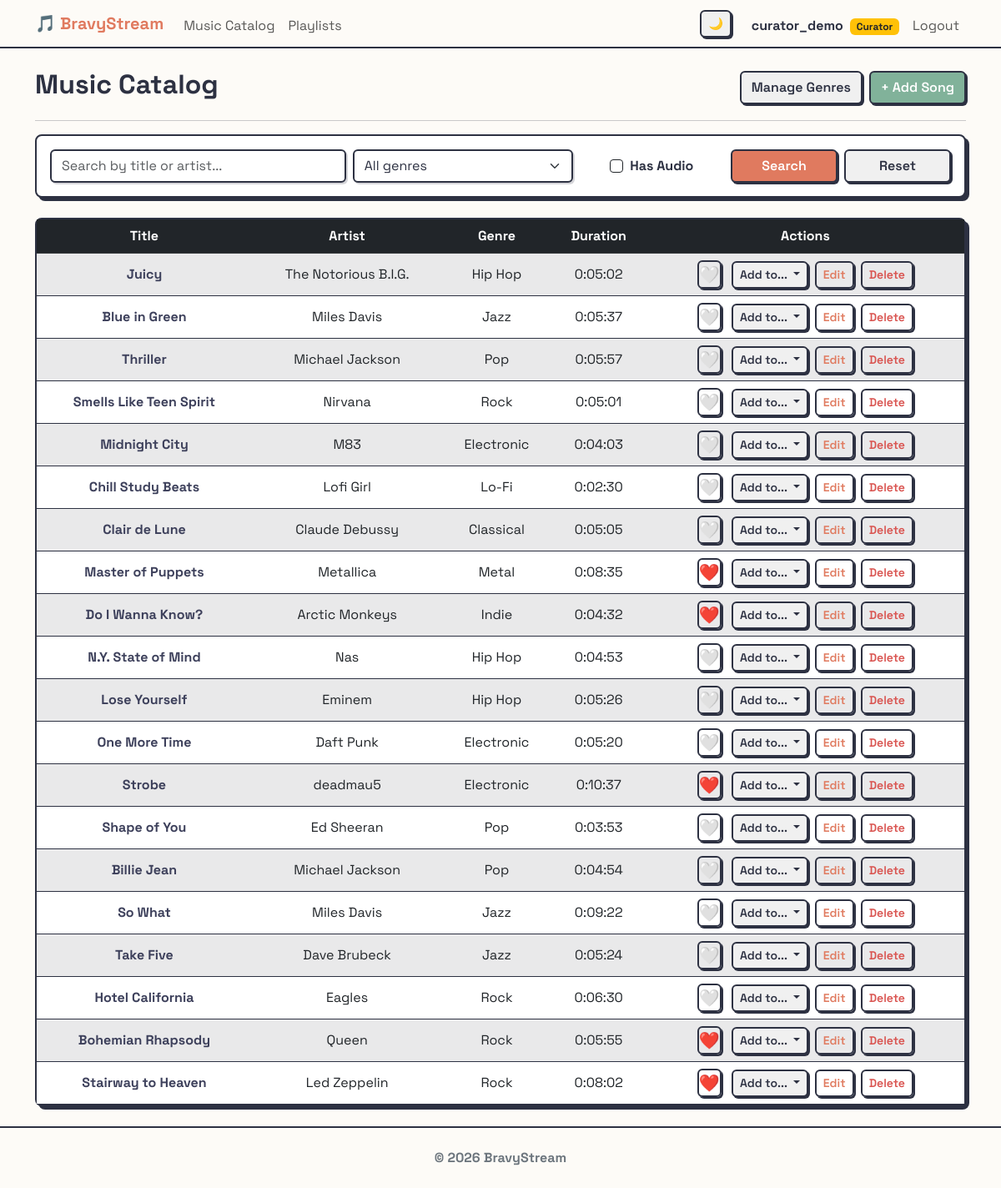
The page /music/songs/ (signed in) on the database its author committed.
### users/models.py (models this page shows, shortened)
class CustomUser(AbstractUser):
    ROLE_CHOICES = (
        ('listener', 'Listener'),
        ('curator', 'Curator'),
        ('moderator', 'Moderator'),
    )
    role = models.CharField(max_length=20, choices=ROLE_CHOICES, default='listener')
    birth_date = models.DateField(null=True, blank=True)
    friends = models.ManyToManyField('self', blank=True)
    ICON_CHOICES = [
        ('👤', '👤'),
        ('🐶', '🐶'),
        ('🐱', '🐱'),
        ('🦊', '🦊'),
        ('🐯', '🐯'),
        ('🐼', '🐼'),
        ('🐰', '🐰'),
        ('👽', '👽'),
        ('🤖', '🤖'),
        ('👻', '👻'),
        ('🤠', '🤠'),
    ]
    profile_icon = models.CharField(max_length=10, choices=ICON_CHOICES, default='👤')
    @property
    def pending_friend_requests_count(self):
        return self.received_requests.filter(is_accepted=False).count()

### music/models.py (models this page shows, shortened)
class Song(models.Model):
    title = models.CharField(max_length=200)
    artist = models.CharField(max_length=200)
    genre = models.ForeignKey(
        Genre,
        on_delete=models.CASCADE,
        related_name='songs',
    )
    duration = models.DurationField()
    audio_file = models.FileField(
        upload_to='songs/',
        blank=True,
        null=True,
        validators=[FileExtensionValidator(allowed_extensions=['mp3', 'wav', 'ogg', 'flac', 'aac', 'm4a'])]
    )
    likes = models.ManyToManyField(settings.AUTH_USER_MODEL, related_name='liked_songs', blank=True)
    created_at = models.DateTimeField(auto_now_add=True)
    class Meta:
        ordering = ['-created_at', 'id']

class Genre(models.Model):
    name = models.CharField(max_length=100, unique=True)
    description = models.TextField(blank=True, null=True)
    def __str__(self):
        return self.name

### music/views.py (the view)
# urls.py: path('songs/', SongListView.as_view(), name='song_list'),
class SongListView(LoginRequiredMixin, ListView):
    model = Song
    template_name = 'music/song_list.html'
    def get_queryset(self):
        queryset = super().get_queryset()
        q = self.request.GET.get('q', '')
        genre_id = self.request.GET.get('genre', '')
        has_audio = self.request.GET.get('has_audio') == 'on'
        if q:
            queryset = queryset.filter(
                Q(title__icontains=q) | Q(artist__icontains=q)
            )
        if genre_id:
            queryset = queryset.filter(genre_id=genre_id)
        if has_audio:
            queryset = queryset.exclude(Q(audio_file='') | Q(audio_file__isnull=True))
        return queryset
    def get_context_data(self, **kwargs):
        context = super().get_context_data(**kwargs)
        context['genres'] = Genre.objects.all()
        current_genre_id = self.request.GET.get('genre', '')
        context['current_q'] = self.request.GET.get('q', '')
        context['current_genre'] = current_genre_id
        context['current_has_audio'] = self.request.GET.get('has_audio') == 'on'
        if current_genre_id:
            try:
                context['current_genre_obj'] = Genre.objects.get(id=current_genre_id)
            except Genre.DoesNotExist:
                pass
        return context

### music/templatetags/music_extras.py (called while the page is built)
@register.filter
def available_playlists(user, song):
    if not user.is_authenticated:
        return []
    return user.playlists.exclude(songs=song)

### templates/music/song_list.html (shortened to what this page needs)
{% extends 'base_music.html' %}
{% load music_extras %}
{% block music_content %}
<div class="d-flex justify-content-between align-items-center">
    <h2>Music Catalog</h2>
    {% if user.role == 'curator' or user.is_superuser %}
        <div class="d-flex gap-2">
            <a href="{% url 'music:genre_list' %}" class="btn btn-outline-secondary">Manage Genres</a>
            <a href="{% url 'music:song_create' %}" class="btn btn-success">+ Add Song</a>
        </div>
    {% endif %}
</div>
<hr>
<div class="neo-card p-3 mb-4">
    <form method="get" action="{% url 'music:song_list' %}" class="row g-2 align-items-center">
        <div class="col-md-4">
            <input type="text" name="q" class="form-control" placeholder="Search by title or artist..." value="{{ current_q }}">
        </div>
        <div class="col-md-3">
            <select name="genre" class="form-select">
                <option value="">All genres</option>
            </select>
        </div>
        <div class="col-md-2 d-flex align-items-center justify-content-center">
            <div class="form-check mb-0">
                <input class="form-check-input border-dark" type="checkbox" id="hasAudioCheck" name="has_audio" {% if current_has_audio %}checked{% endif %}>
                <label class="form-check-label fw-bold" for="hasAudioCheck">Has Audio</label>
            </div>
        </div>
        <div class="col-md-3 d-flex">
            <button type="submit" class="btn btn-primary w-100 me-2">Search</button>
            <a href="{% url 'music:song_list' %}" class="btn btn-outline-secondary w-100">Reset</a>
        </div>
    </form>
</div>
{% if song_list %}
    <div class="neo-card">
        <div class="table-responsive">
            <table class="table table-striped table-hover mb-0 align-middle text-center">
                <thead class="table-dark">
                    <tr>
                        <th>Title</th>
                        <th>Artist</th>
                        <th>Genre</th>
                        <th>Duration</th>
                        <th>Actions</th>
                    </tr>
                </thead>
                <tbody>
                    {% for song in song_list %}
                    <tr>
                        <td>
                            <a href="{% url 'music:song_detail' song.pk %}" class="text-decoration-none fw-bold" style="color: var(--accent-tertiary);">
                                {{ song.title }}
                            </a>
                        </td>
                        <td>{{ song.artist }}</td>
                        <td>{{ song.genre }}</td>
                        <td>{{ song.duration }}</td>
                        <td>
                            <a href="{% url 'music:toggle_like_song' song.pk %}" class="btn btn-sm text-decoration-none p-0 me-2 fs-5" title="Like">
                                {% if user in song.likes.all %}❤️{% else %}🤍{% endif %}
                            </a>
                            <div class="dropdown d-inline">
                                <button class="btn btn-sm btn-outline-secondary dropdown-toggle" type="button" data-bs-toggle="dropdown" data-bs-boundary="window">
                                    Add to...
                                </button>
                            </div>
                            {% if user.role == 'curator' or user.is_superuser %}
                                <a href="{% url 'music:song_update' song.pk %}?next={{ request.path }}" class="btn btn-sm btn-outline-primary ms-1">Edit</a>
                                <a href="{% url 'music:song_delete' song.pk %}" class="btn btn-sm btn-outline-danger ms-1">Delete</a>
                            {% endif %}
                        </td>
                    </tr>
                    {% endfor %}
                </tbody>
            </table>
        </div>
    </div>
{% else %}
    <div class="alert alert-info">
        No songs in the catalog yet. Come back later!
    </div>
{% endif %}
{% endblock %}

### templates/base.html (shortened to what this page needs)
<!DOCTYPE html>
<html lang="it">
<head>
	<link href="https://cdn.jsdelivr.net/npm/bootstrap@5.3.0/dist/css/bootstrap.min.css" rel="stylesheet">
	{% load static %}
	<link rel="stylesheet" href="{% static 'css/style.css' %}">
</head>
<body class="d-flex flex-column min-vh-100" hx-boost="true" hx-headers='{"X-CSRFToken": "{{ csrf_token }}"}'>
	<nav class="navbar navbar-expand-lg navbar-light sticky-top"
		style="background-color: var(--bg-color); border-bottom: 2px solid var(--text-primary);">
		<div class="container">
			<a class="navbar-brand fw-bold" href="{% url 'pages:home' %}" style="color: var(--accent-primary);">🎵
				BravyStream</a>
			<div class="collapse navbar-collapse order-lg-2" id="navbarNav">
				<ul class="navbar-nav me-auto">
					<li class="nav-item">
						<a class="nav-link" href="{% url 'music:song_list' %}">Music Catalog</a>
					</li>
					<li class="nav-item">
						<a class="nav-link" href="{% url 'music:playlist_list' %}">Playlists</a>
					</li>
				</ul>
				<ul class="navbar-nav ms-auto align-items-lg-center">
					<li class="nav-item me-3 d-none d-lg-block">
						<button id="themeToggleDesktop" class="btn btn-sm btn-outline-secondary theme-toggle"
							title="Toggle Theme">
						</button>
					</li>
					{% if user.is_authenticated %}
					<li class="nav-item">
						<a href="{% url 'users:profile' %}" class="nav-link fw-bold text-decoration-none"
							style="color: var(--text-primary);">
							{{ user.username }}
							{% if user.is_superuser %}
							<span class="badge bg-danger ms-1">Admin</span>
							{% elif user.role == 'moderator' %}
							<span class="badge bg-success ms-1">Moderator</span>
							{% elif user.role == 'curator' %}
							<span class="badge bg-warning text-dark ms-1">Curator</span>
							{% endif %}
						</a>
					</li>
					<li class="nav-item">
						<form method="post" action="{% url 'users:logout' %}" class="m-0 p-0"
							onsubmit="closeGlobalPlayer()">
							<button type="submit"
								class="nav-link border-0 bg-transparent w-100 text-start">Logout</button>
						</form>
					</li>
					{% endif %}
				</ul>
			</div>
		</div>
	</nav>
	<main class="container my-4 flex-grow-1">
		{% block content %}{% endblock %}
	</main>
	<footer class="text-secondary text-center py-4 mt-auto"
		style="border-top: 2px solid var(--text-primary); background-color: var(--bg-color);">
		<p class="mb-0 fw-bold">&copy; 2026 BravyStream</p>
	</footer>
</body>
</html>

### static/css/style.css (style rules this page uses)
:root { --bg-color: #FDFBF7; --text-primary: #2D3142; --text-secondary: #4F5D75; --accent-primary: #E07A5F; --accent-secondary: #81B29A; --accent-tertiary: #3D405B; --neo-border: 2px solid #2D3142; --neo-shadow: 4px 4px 0px #2D3142; --neo-shadow-hover: 2px 2px 0px #2D3142; --font-main: 'Space Grotesk', sans-serif; }
body { background-color: var(--bg-color); color: var(--text-primary); font-family: var(--font-main); min-height: 100vh; }
h1, h2, h3, h4, h5, h6 { font-weight: 700; color: var(--text-primary); }
.neo-card { background: #ffffff !important; border: var(--neo-border) !important; border-radius: 8px !important; box-shadow: var(--neo-shadow); color: var(--text-primary) !important; transition: transform 0.1s ease, box-shadow 0.1s ease; position: relative; z-index: 1; }
a { color: var(--accent-primary); transition: color 0.2s ease; }
.table { color: var(--text-primary); border-color: var(--text-primary); }
.table-dark { background-color: var(--text-primary); color: #fff; }
.table-striped>tbody>tr:nth-of-type(odd)>* { background-color: rgba(61, 64, 91, 0.05); }
.form-control, .form-select { background-color: #ffffff; border: 2px solid var(--text-primary); color: var(--text-primary); border-radius: 6px; box-shadow: 2px 2px 0px rgba(45, 49, 66, 0.2); }
.btn { border-radius: 6px; font-weight: 600; border: 2px solid var(--text-primary); box-shadow: 2px 2px 0px var(--text-primary); transition: transform 0.1s ease, box-shadow 0.1s ease; }
.btn-primary { background-color: var(--accent-primary); color: #fff; border-color: var(--text-primary); }
.btn-success { background-color: var(--accent-secondary); color: #fff; border-color: var(--text-primary); }
.btn-outline-primary { color: var(--accent-primary); border-color: var(--text-primary); background-color: transparent; }
.btn-outline-danger { border: 2px solid var(--text-primary); color: #d9534f; font-weight: 600; }
.btn-outline-secondary { border: 2px solid var(--text-primary); color: var(--text-primary); background-color: #f0f0f0; }
.navbar-nav .nav-link { position: relative; display: inline-block; padding-bottom: 2px; }
.navbar-nav .nav-link::after { content: ''; position: absolute; width: 0; height: 3px; bottom: 0; left: 50%; background-color: var(--accent-primary); transition: width 0.3s cubic-bezier(0.25, 0.8, 0.25, 1); transform: translateX(-50%); border-radius: 2px; }

### rows shown on the page
CustomUser: username "curator_demo"
Song: title "Juicy", artist "The Notorious B.I.G.", genre "Hip Hop", duration "0:05:02"
Song: title "Blue in Green", artist "Miles Davis", genre "Jazz", duration "0:05:37"
Song: title "Thriller", artist "Michael Jackson", genre "Pop", duration "0:05:57"
Song: title "Smells Like Teen Spirit", artist "Nirvana", genre "Rock", duration "0:05:01"
Song: title "Midnight City", artist "M83", genre "Electronic", duration "0:04:03"
Song: title "Chill Study Beats", artist "Lofi Girl", genre "Lo-Fi", duration "0:02:30"
Song: title "Clair de Lune", artist "Claude Debussy", genre "Classical", duration "0:05:05"
Song: title "Master of Puppets", artist "Metallica", genre "Metal", duration "0:08:35"
Song: title "Do I Wanna Know?", artist "Arctic Monkeys", genre "Indie", duration "0:04:32"
Song: title "N.Y. State of Mind", artist "Nas", genre "Hip Hop", duration "0:04:53"
Song: title "Lose Yourself", artist "Eminem", genre "Hip Hop", duration "0:05:26"
Song: title "One More Time", artist "Daft Punk", genre "Electronic", duration "0:05:20"
Song: title "Strobe", artist "deadmau5", genre "Electronic", duration "0:10:37"
Song: title "Shape of You", artist "Ed Sheeran", genre "Pop", duration "0:03:53"
Song: title "Billie Jean", artist "Michael Jackson", genre "Pop", duration "0:04:54"
Song: title "So What", artist "Miles Davis", genre "Jazz", duration "0:09:22"
Song: title "Take Five", artist "Dave Brubeck", genre "Jazz", duration "0:05:24"
Song: title "Hotel California", artist "Eagles", genre "Rock", duration "0:06:30"
Song: title "Bohemian Rhapsody", artist "Queen", genre "Rock", duration "0:05:55"
Song: title "Stairway to Heaven", artist "Led Zeppelin", genre "Rock", duration "0:08:02"
